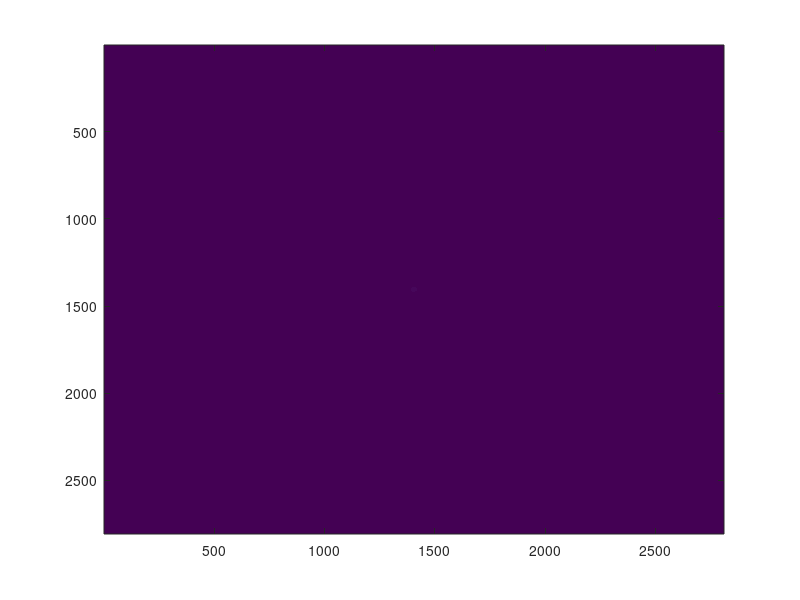

MATLAB code to generate this figure:
% Create a logical image of a circle with specified
% diameter, center, and image size.
% First create the image.
imageSizeX = 2809;
imageSizeY = 2809;
[columnsInImage rowsInImage] = meshgrid(1:imageSizeX, 1:imageSizeY);
% Next create the circle in the image.
centerX = 1404;
centerY = 1404;
radius = 14;
circlePixels = (rowsInImage - centerY).^2 ...
    + (columnsInImage - centerX).^2 <= radius.^2;
% circlePixels is a 2D "logical" array.
% Now, display it.
image(circlePixels)